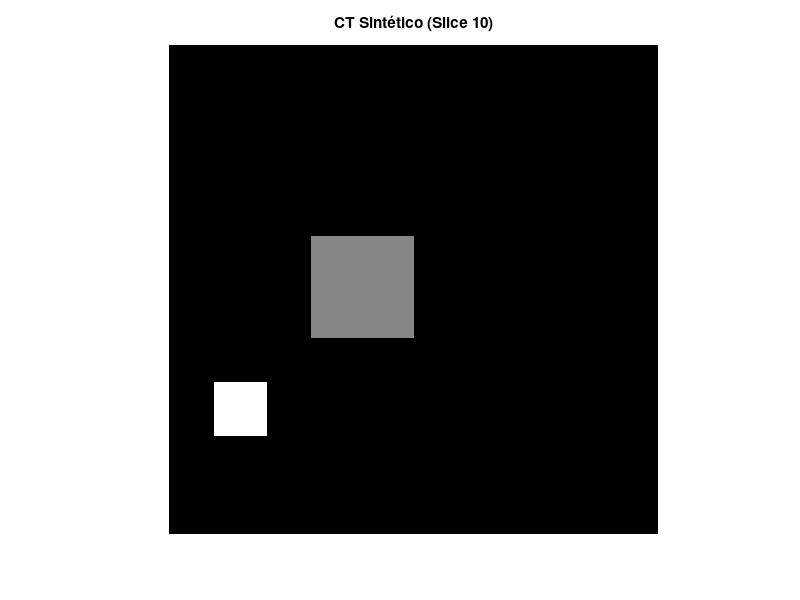
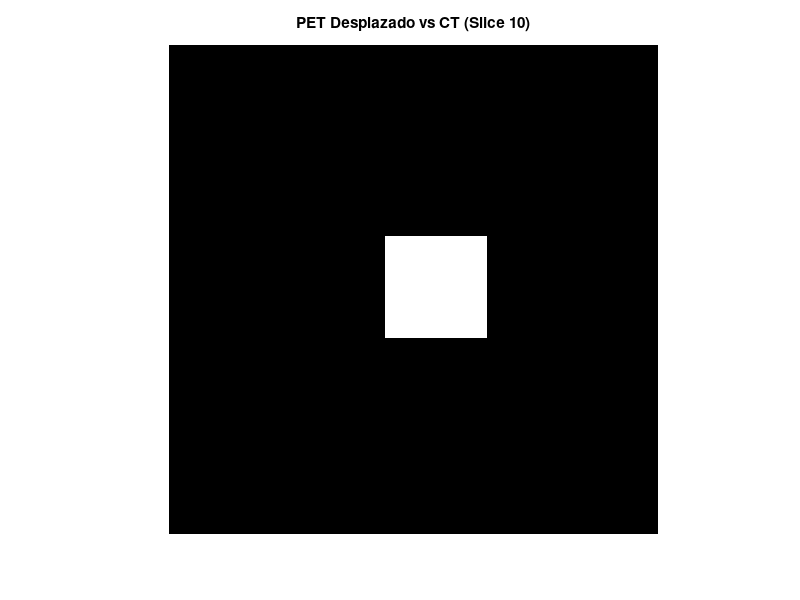

Write MATLAB code to recreate these figures, in order.
%% Configuración inicial
clear; clc; close all;

% Tamaño de la imagen (filas, columnas, slices)
s = [100, 100, 20]; 

% Definir índices de Hounsfield (HU)
index.aire = -1000;
index.hueso = 1000;
index.higado = 60;

%% Generar CT sintético
CT = ones(s) * index.aire; 
CT(40:60, 30:50, 5:15) = index.higado; % Hígado (cubo 20x20x10)
CT(70:80, 10:20, 5:15) = index.hueso;  % Hueso (cubo pequeño)

% Visualizar CT (slice central)
figure;
imshow(CT(:,:,10), [index.aire index.hueso]);
colormap(gray); title('CT Sintético (Slice 10)');

%% Generar PET sintético (actividad solo en el hígado)
PET = zeros(s);
PET(40:60, 30:50, 5:15) = 1; % Actividad = 1 Bq/vóxel

% Desplazar PET 15 voxels en X (simular mala alineación)
PET_desplazado = zeros(s);
PET_desplazado(40:60, 45:65, 5:15) = 1; % PET desplazado

% Visualizar PET desplazado vs CT
figure;
imshow(CT(:,:,10), [index.aire index.hueso]); 
hold on;
h = imshow(PET_desplazado(:,:,10), []);
set(h, 'AlphaData', 0.3);
colormap(jet); title('PET Desplazado vs CT (Slice 10)');
